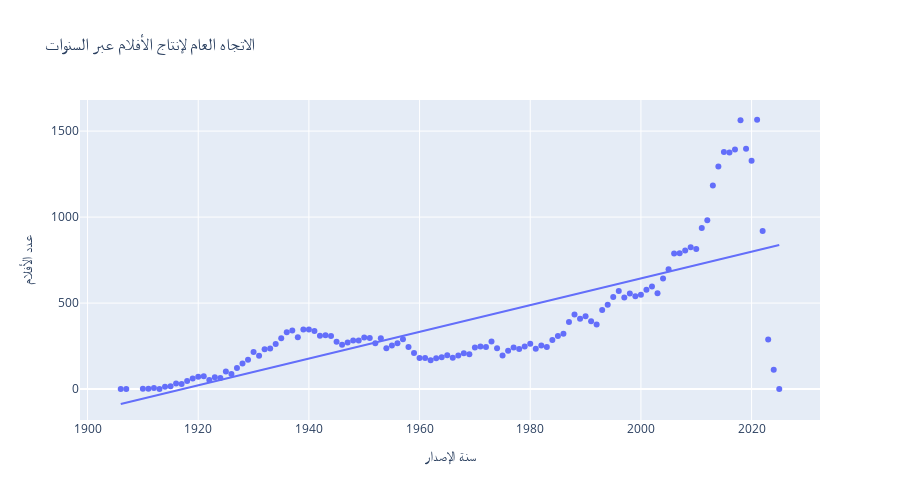

Here is the notebook cell this chart was saved with:
### Markdown cell above
### تحليل الاتجاه العام لإنتاج الأفلام عبر السنوات
<br>

**الاتجاه العام**
<br>
يوجد **اتجاه تصاعدي واضح** على المدى الطويل، خاصة بعد التسعينات.

بداية من عام 2000، نلاحظ قفزات سريعة في عدد الأفلام المنتجة، وهذا مرتبط غالبا بـ:
- تطور التكنولوجيا .
- انتشار محطات ..
- من عام **1900 إلى 1950** كان النمو تدريجي وبطيء، وهو أمر منطقي بسبب بدايات صناعة السينما.
-    بين **1940 - 1980**،  نلاحظ انخفاضاً مرتبطاً بالحرب العالمية.
- مع نهاية التسعينات وبداية الألفية الجديدة، حدثت **طفرة في الإنتاج** السينمائي.
- بعد عام **2020**، نلاحظ انخفاضاً حاداً في عدد الأفلام المنتجة، وغالباً يعود ذلك إلى:
  - تأثير جائحة كورونا على الإنتاج السينمائي.
  - تأجيل أو إلغاء مواعيد إطلاق العديد من الأفلام.
  - بيانات السنوات الأخيرة قد تكون غير مكتملة أو لم تُسجل بعد بشكل دقيق.

### Code cell
year_counts = english_movies['release_year'].value_counts().reset_index()
year_counts.columns = ['release_year', 'count']
year_counts = year_counts.sort_values('release_year')
fig = px.scatter(year_counts, x='release_year', y='count', trendline='ols',
                 labels={'release_year': 'سنة الإصدار', 'count': 'عدد الأفلام'},
                 title='الاتجاه العام لإنتاج الأفلام عبر السنوات',
                 height=500)
fig.show()

### Figure 1 — Plotly figure (JSON) as saved in the notebook; plotly's stock layout.template omitted (floating-point values rounded to 4 significant figures)
{"data": [{"hovertemplate": "سنة الإصدار=%{x}<br>عدد الأفلام=%{y}<extra></extra>", "legendgroup": "", "marker": {"color": "#636efa", "symbol": "circle"}, "mode": "markers", "name": "", "orientation": "v", "showlegend": false, "type": "scatter", "x": [1906, 1907, 1910, 1911, 1912, 1913, 1914, 1915, 1916, 1917, 1918, 1919, 1920, 1921, 1922, 1923, 1924, 1925, 1926, 1927, 1928, 1929, 1930, 1931, 1932, 1933, 1934, 1935, 1936, 1937, 1938, 1939, 1940, 1941, 1942, 1943, 1944, 1945, 1946, 1947, 1948, 1949, 1950, 1951, 1952, 1953, 1954, 1955, 1956, 1957, 1958, 1959, 1960, 1961, 1962, 1963, 1964, 1965, 1966, 1967, 1968, 1969, 1970, 1971, 1972, 1973, 1974, 1975, 1976, 1977, 1978, 1979, 1980, 1981, 1982, 1983, 1984, 1985, 1986, 1987, 1988, 1989, 1990, 1991, 1992, 1993, 1994, 1995, 1996, 1997, 1998, 1999, 2000, 2001, 2002, 2003, 2004, 2005, 2006, 2007, 2008, 2009, 2010, 2011, 2012, 2013, 2014, 2015, 2016, 2017, 2018, 2019, 2020, 2021, 2022, 2023, 2024, 2025], "xaxis": "x", "y": [1, 1, 2, 2, 6, 1, 13, 16, 32, 30, 47, 62, 72, 75, 53, 69, 64, 102, 88, 122, 149, 170, 216, 193, 232, 236, 262, 295, 331, 341, 301, 346, 346, 338, 310, 313, 308, 275, 257, 271, 283, 282, 300, 297, 266, 295, 237, 253, 267, 290, 244, 209, 181, 180, 168, 179, 185, 196, 182, 195, 208, 203, 242, 247, 245, 276, 238, 195, 223, 242, 233, 248, 263, 234, 253, 244, 285, 308, 322, 390, 434, 409, 423, 394, 375, 460, 490, 535, 570, 532, 556, 539, 549, 578, 597, 557, 643, 697, 788, 790, 806, 824, 814, 936, 982, 1183, 1294, 1379, 1375, 1393, 1563, 1397, 1328, 1566, 919, 288, 112, 1], "yaxis": "y"}, {"hovertemplate": "<b>OLS trendline</b><br>count = 7.77305 * release_year + -14902.3<br>R<sup>2</sup>=0.545792<br><br>سنة الإصدار=%{x}<br>عدد الأفلام=%{y} <b>(trend)</b><extra></extra>", "legendgroup": "", "marker": {"color": "#636efa", "symbol": "circle"}, "mode": "lines", "name": "", "showlegend": false, "type": "scatter", "x": [1906, 1907, 1910, 1911, 1912, 1913, 1914, 1915, 1916, 1917, 1918, 1919, 1920, 1921, 1922, 1923, 1924, 1925, 1926, 1927, 1928, 1929, 1930, 1931, 1932, 1933, 1934, 1935, 1936, 1937, 1938, 1939, 1940, 1941, 1942, 1943, 1944, 1945, 1946, 1947, 1948, 1949, 1950, 1951, 1952, 1953, 1954, 1955, 1956, 1957, 1958, 1959, 1960, 1961, 1962, 1963, 1964, 1965, 1966, 1967, 1968, 1969, 1970, 1971, 1972, 1973, 1974, 1975, 1976, 1977, 1978, 1979, 1980, 1981, 1982, 1983, 1984, 1985, 1986, 1987, 1988, 1989, 1990, 1991, 1992, 1993, 1994, 1995, 1996, 1997, 1998, 1999, 2000, 2001, 2002, 2003, 2004, 2005, 2006, 2007, 2008, 2009, 2010, 2011, 2012, 2013, 2014, 2015, 2016, 2017, 2018, 2019, 2020, 2021, 2022, 2023, 2024, 2025], "xaxis": "x", "y": [-86.85, -79.08, -55.76, -47.99, -40.21, -32.44, -24.67, -16.9, -9.123, -1.35, 6.423, 14.2, 21.97, 29.74, 37.52, 45.29, 53.06, 60.83, 68.61, 76.38, 84.15, 91.93, 99.7, 107.5, 115.2, 123.0, 130.8, 138.6, 146.3, 154.1, 161.9, 169.7, 177.4, 185.2, 193.0, 200.7, 208.5, 216.3, 224.1, 231.8, 239.6, 247.4, 255.2, 262.9, 270.7, 278.5, 286.3, 294.0, 301.8, 309.6, 317.3, 325.1, 332.9, 340.7, 348.4, 356.2, 364.0, 371.8, 379.5, 387.3, 395.1, 402.8, 410.6, 418.4, 426.2, 433.9, 441.7, 449.5, 457.3, 465.0, 472.8, 480.6, 488.4, 496.1, 503.9, 511.7, 519.4, 527.2, 535.0, 542.8, 550.5, 558.3, 566.1, 573.9, 581.6, 589.4, 597.2, 604.9, 612.7, 620.5, 628.3, 636.0, 643.8, 651.6, 659.4, 667.1, 674.9, 682.7, 690.5, 698.2, 706.0, 713.8, 721.5, 729.3, 737.1, 744.9, 752.6, 760.4, 768.2, 776.0, 783.7, 791.5, 799.3, 807.0, 814.8, 822.6, 830.4, 838.1], "yaxis": "y"}], "layout": {"height": 500, "legend": {"tracegroupgap": 0}, "title": {"text": "الاتجاه العام لإنتاج الأفلام عبر السنوات"}, "xaxis": {"anchor": "y", "domain": [0, 1], "title": {"text": "سنة الإصدار"}}, "yaxis": {"anchor": "x", "domain": [0, 1], "title": {"text": "عدد الأفلام"}}}}
